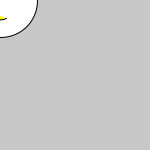
Frame 1 (no input)
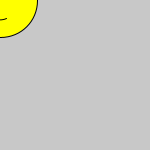
Frame 60 (the mouse pressed at the canvas centre just before this capture)
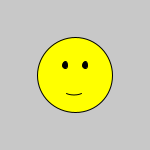
Frame 120 (the mouse held since frame 60 and released just before this capture)

The Processing sketch that drew these frames (run headless with seeded random() and noise(); from frame 60 on, the mouse is pressed at the canvas centre):

// Processing sketch: L4_smiley
// ── L4_smiley.pde
void setup(){
  size(150, 150);

}
//smiley face
void draw(){
  background(200);
  ellipse(mouseX, mouseY, 75, 75);
  fill(0);
  ellipse(mouseX-10, mouseY-10, 5, 7);
  ellipse(mouseX+10, mouseY-10, 5, 7);
  fill(255, 255, 0);
  arc(mouseX-1, mouseY+15, 20, 10, QUARTER_PI, PI-QUARTER_PI);
}
